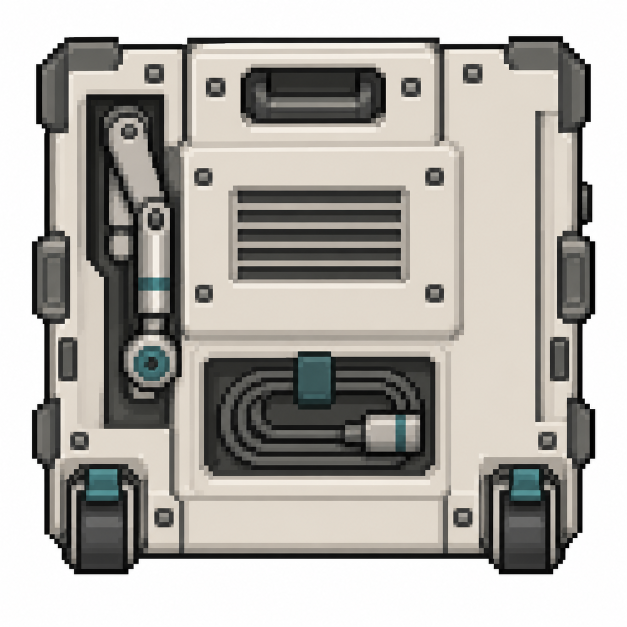
#> input picture assets/phobos-medical/source/vigil1-monitor-chatgpt.png, 1254 x 1254 px (shown at 1/2 size)
$ python register-vigil2.py
#> lines starting #> are read from the running program, lines starting #| are printed output that depends on the picture; after the words box and inside, x2 and y2 are one past the last pixel; in counts of white or black regions, pixels touching at a corner belong together
#> in build, source is the input picture: PIL image 1254x1254 RGB; mean R, G, B 177.3, 174.2, 168.8
### assets/phobos-medical/registration.py
"""Shared mechanical registration for original Halewright equipment masters."""
import io
from PIL import Image


def cutout(image, tolerance=28):
    """Remove only near-white pixels connected to the outside canvas edges."""
#> called with tolerance = 28
    rgb = image.convert("RGB")
    w, h = rgb.size
#> w = 1254; h = 1254
    px = rgb.load()
    outside = bytearray(w * h)
    stack = [(x, 0) for x in range(w)] + [(x, h - 1) for x in range(w)] + [(0, y) for y in range(h)] + [(w - 1, y) for y in range(h)]
    while stack:
        x, y = stack.pop()
        i = y * w + x
        if outside[i] or min(px[x, y]) < 255 - tolerance:
            continue
        outside[i] = 1
        stack.extend(p for p in ((x - 1, y), (x + 1, y), (x, y - 1), (x, y + 1)) if 0 <= p[0] < w and 0 <= p[1] < h)
#> after the loop, stack = []
    alpha = Image.frombytes("L", (w, h), bytes(0 if v else 255 for v in outside))
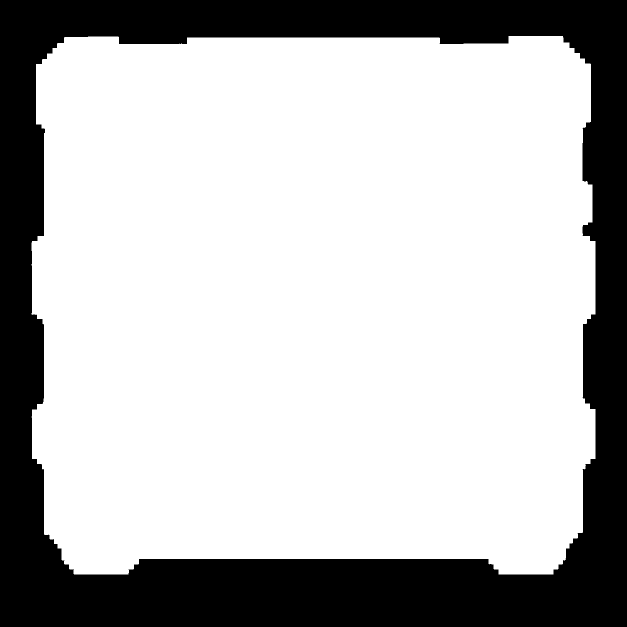
#> alpha: PIL image 1254x1254 L (shown at 1/2 size); 72.8% white; 1 black region, box (x1, y1, x2, y2) and area: (0, 0, 1254, 1254) 428501
    if not alpha.getbbox():
        raise ValueError("No equipment silhouette remains after background removal")
    rgba = rgb.convert("RGBA")
    rgba.putalpha(alpha)
    return rgba.crop(alpha.getbbox())
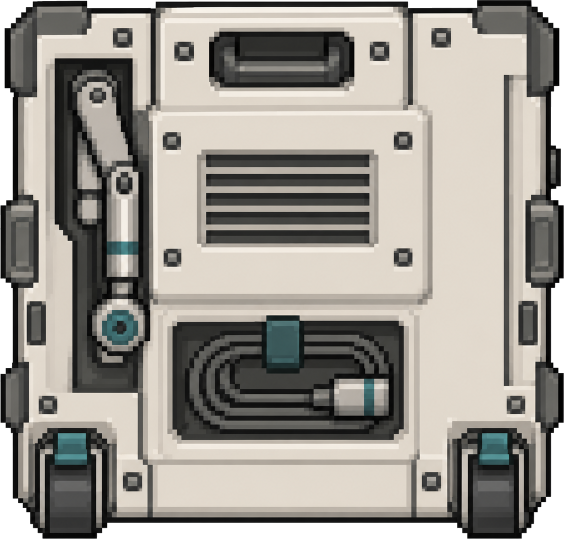
#> returned value: PIL image 1128x1077 RGBA (shown at 1/2 size); mean R, G, B, A 154.7, 150.7, 143.8, 240.1; transparent parts drawn white


def registered(image, canvas_size, body_size, origin, colours, tolerance=28):
    body = cutout(image, tolerance).resize(body_size, Image.Resampling.BOX)
    alpha = body.getchannel("A").point(lambda v: 255 if v >= 128 else 0)
#> alpha: PIL image 112x112 L; 93.9% white; 9 black regions, largest, box (x1, y1, x2, y2) and area: (19, 109, 93, 112) 216, (0, 0, 7, 43) 110, (0, 88, 8, 112) 93
    colour = body.convert("RGB").quantize(colors=colours, method=Image.Quantize.MEDIANCUT,
                                          dither=Image.Dither.NONE).convert("RGBA")
    colour.putalpha(alpha)
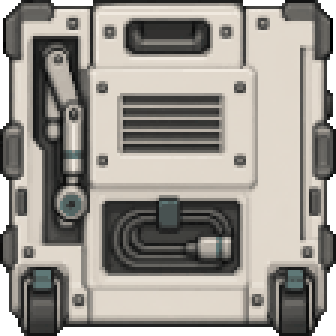
#> colour: PIL image 112x112 RGBA (shown 3 times larger); mean R, G, B, A 140.9, 136.6, 129.6, 239.6; transparent parts drawn white
    canvas = Image.new("RGBA", canvas_size, (0, 0, 0, 0))
#> canvas: PIL image 128x128 RGBA; every value is 0
    canvas.alpha_composite(colour, origin)
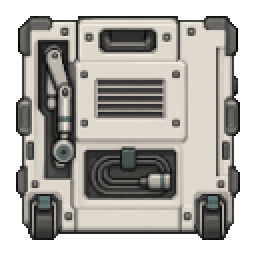
#> canvas: PIL image 128x128 RGBA (shown 2 times larger); mean R, G, B, A 107.1, 103.8, 98.5, 183.4; transparent parts drawn white
    return canvas


def png(image):
    stream = io.BytesIO()
    image.save(stream, format="PNG")
    return stream.getvalue()

### assets/phobos-medical/register-vigil2.py
"""Prepare the Vigil-2 master at 128 x 128 and its 32 x 32 native derivatives (Medical 0.3.0 binds them).

Reuse the Ward-3's edge-only white removal, box reduction and thresholded alpha.
The 112 x 112 body sits on a transparent 128 x 128 canvas with an eight-pixel margin;
The Ward-3's 96-colour palette reduction retains the enamel edges and teal accents.
Native output samples the master at phase (1, 1) of each 4 x 4 block (Medical 0.3.0: every phase was compared at
native size; this one keeps the vent dark and the handle, arm and caster locks distinct), with a matching neutral
normal. The completion manifest records the same sampleOffset, so the runtime export equals the native pilot.
Run with --check to verify every derivative without writing or generating art.
"""
import argparse
import hashlib
from pathlib import Path
from PIL import Image, ImageDraw
from registration import registered, png

ASSETS = Path(__file__).resolve().parent
SOURCE = ASSETS / "source/vigil1-monitor-chatgpt.png"
SOURCE_SHA256 = "06e109cd1f4b717bb751ce5fe827ff08fc874a16dcde4df87efc5d3260e60ebd"
MASTER_SIZE, BODY_SIZE, ORIGIN = (128, 128), (112, 112), (8, 8)
NATIVE_SIZE, COLOURS = (32, 32), 96
SAMPLE_OFFSET = (1, 1)


def build():
    if hashlib.sha256(SOURCE.read_bytes()).hexdigest() != SOURCE_SHA256:
        raise ValueError("Changed retained Vigil-1 original")
    with Image.open(SOURCE) as source:
        master = registered(source, MASTER_SIZE, BODY_SIZE, ORIGIN, COLOURS)
    step = MASTER_SIZE[0] // NATIVE_SIZE[0]
    native = Image.new("RGBA", NATIVE_SIZE)
#> native: PIL image 32x32 RGBA; every value is 0
    for y in range(NATIVE_SIZE[1]):
        for x in range(NATIVE_SIZE[0]):
            native.putpixel((x, y), master.getpixel((step * x + SAMPLE_OFFSET[0], step * y + SAMPLE_OFFSET[1])))
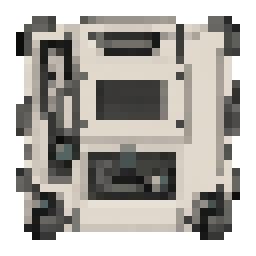
#> native: PIL image 32x32 RGBA (shown 8 times larger); mean R, G, B, A 103.3, 100.1, 95, 180.5; transparent parts drawn white
    normal = Image.new("RGBA", NATIVE_SIZE, (128, 128, 255, 255))
    normal.putalpha(native.getchannel("A"))
    preview = Image.new("RGB", (344, 300), "#252b2e")
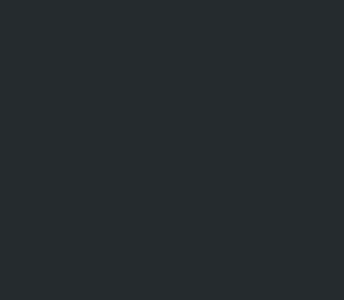
#> preview: PIL image 344x300 RGB; mean R, G, B 37, 43, 46
    preview.paste(native, (12, 32), native)
    enlarged = native.resize((256, 256), Image.Resampling.NEAREST)
    preview.paste(enlarged, (72, 24), enlarged)
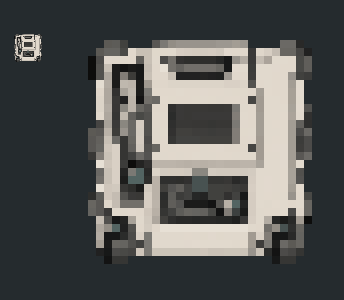
#> preview: PIL image 344x300 RGB; mean R, G, B 86.8, 87.9, 86.3
    draw = ImageDraw.Draw(preview)
    draw.text((12, 8), "32 x 32", fill="white")
    draw.text((72, 8), "8x nearest-neighbour", fill="white")
    return {"vigil2-monitor-master.png": png(master), "vigil2-monitor-native.png": png(native),
            "vigil2-monitor-nativeNormal.png": png(normal), "vigil2-monitor-preview.png": png(preview)}


if __name__ == "__main__":
    parser = argparse.ArgumentParser(description=__doc__.splitlines()[0])
    parser.add_argument("--check", action="store_true")
    check = parser.parse_args().check
    for name, data in build().items():
        target = ASSETS / name
        if check:
            if not target.exists() or target.read_bytes() != data:
                raise SystemExit("Stale Vigil-2 derivative: " + name)
        else:
            target.write_bytes(data)
    print("Verified Vigil-2 derivatives." if check else "Prepared the Vigil-2 master and native derivatives.")
